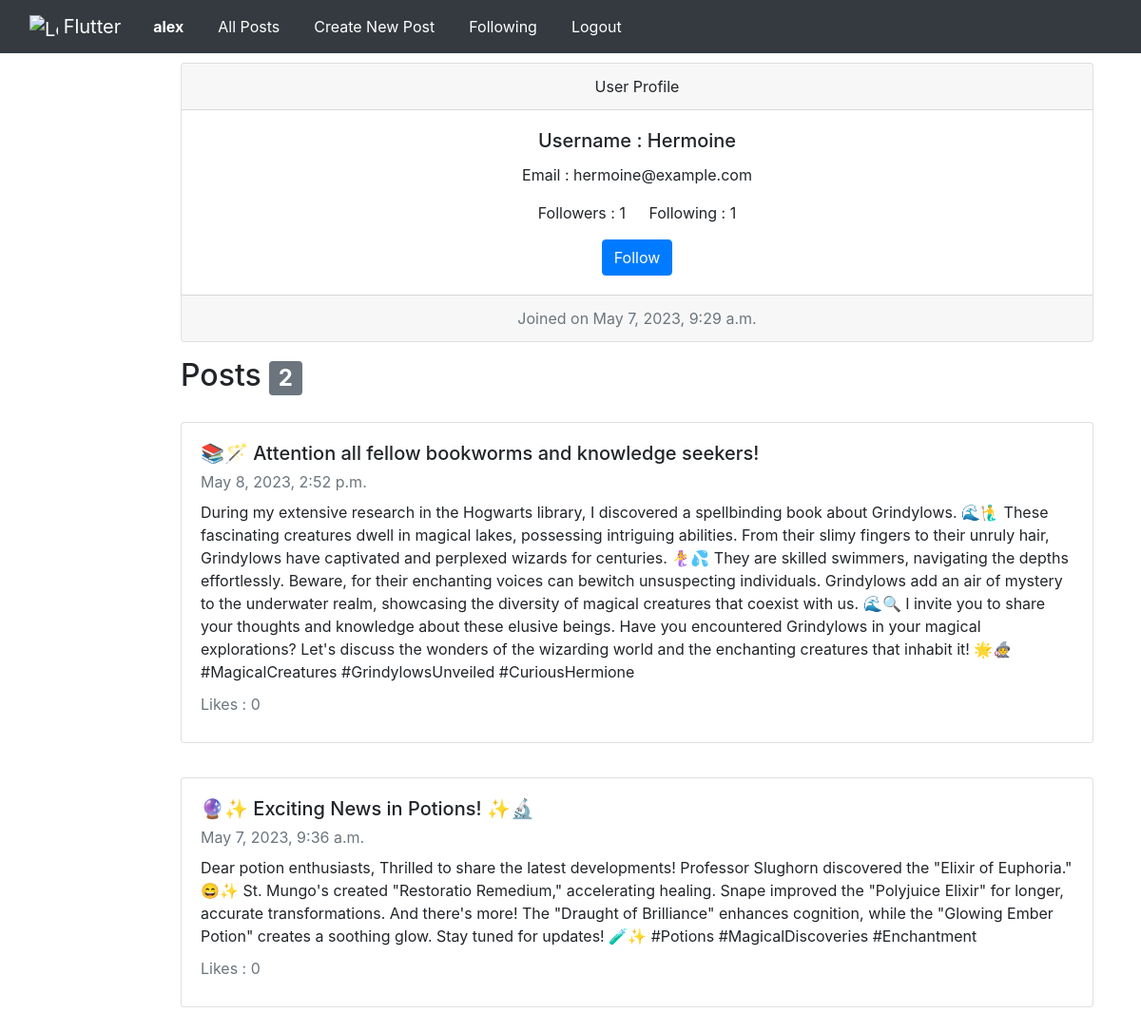
Screenshot of /profile/Hermoine (signed in) with the database file from the repository.
### network/models.py (models this page shows, shortened)
class User(AbstractUser):
    followers = models.ManyToManyField('self', related_name='following', symmetrical=False, blank=True)

class Post(models.Model):
    user= models.ForeignKey(User, on_delete=models.CASCADE)
    title = models.CharField(max_length=64)
    description = models.TextField(max_length=2000)
    timestamp = models.DateTimeField(auto_now_add=True)
    likes = models.IntegerField(default=0)

### network/views.py (the view)
# urls.py: path("profile/<str:username>", views.profile, name= "profile")
def profile(request, username):
    user = User.objects.get(username= username)
    post = Post.objects.filter(user = User.objects.get(username = username))
    posts = post.order_by("-timestamp").all()
    no = len(posts)
    return render(request, "network/profile.html", {"user_obj": user, "posts": posts, "no": no})

### network/templates/network/profile.html (shortened to what this page needs)
{%extends 'network/layout.html'%}
{%load static%}
{%block body%}
<div class="cards">
<div class="card text-center" style="width: 60rem;">
    <div class="card-header">
      User Profile
    </div>
    <div class="card-body">
      <h5 class="card-title">Username : {{user_obj.username}}</h5>
      <p class="card-text">Email : {{user_obj.email}}</p>
      <p class="card-text">Followers : {{user_obj.followers.count}} Following : {{user_obj.following.count}}</p>
      {% if user_obj.username != user.username%}
      <a href="#" class="btn btn-primary">Follow</a>
      {%endif%}
    </div>
    <div class="card-footer text-muted">
     Joined on  {{user_obj.date_joined}}
    </div>
</div>
<h2>Posts <span class="badge bg-secondary" style="color: white;">{{no}}</span></h2>
</div>
{% for i in posts%}
<div class="cards">
    <div class="card" style="width: 60rem;">
        <div class="card-body">
          <h5 class="card-title">{{i.title}}</h5>
          <p class="card-subtitle mb-2 text-muted">{{i.timestamp}}</p>
          <p class="card-text">{{i.description}}</p>
          <p class="card-subtitle mb-2 text-muted">Likes : {{i.likes}}</p>
        </div>
      </div>
</div>
{% endfor %}
{%endblock%}

### network/templates/network/layout.html (shortened to what this page needs)
{% load static %}
<!DOCTYPE html>
<html lang="en">
    <head>
        <link rel="stylesheet" href="https://stackpath.bootstrapcdn.com/bootstrap/4.4.1/css/bootstrap.min.css">
        <link href="{% static 'network/styles.css' %}" rel="stylesheet">
    </head>
    <body style="background-image: url(https://mcdn.wallpapersafari.com/medium/27/32/jt4AoG.jpg);">
        <nav class="navbar navbar-expand-lg bg-dark">
            <div class="container-fluid">
                <a class="navbar-brand" href="{% url 'index'%}">
                    <img src="https://getbootstrap.com/docs/5.3/assets/brand/bootstrap-logo-shadow.png" alt="Logo" width="30" height="24" class="d-inline-block align-text-top">
                    Flutter
                  </a>
              <div class="collapse navbar-collapse" id="navbarNav">
                <ul class="navbar-nav">
                  {%if user.is_authenticated%}
                  <li class="nav-item">
                    <a class="nav-link active" aria-current="page" href="{%url 'profile' user.username %}"><strong>{{ user.username }}</strong></a>
                  </li>
                  {%endif%}
                  <li class="nav-item">
                    <a class="nav-link" href="{%url 'index'%}">All Posts</a>
                  </li>
                  {%if user.is_authenticated%}
                  <li class="nav-item">
                    <a class="nav-link" href="{% url 'new_post'%}">Create New Post</a>
                  </li>
                  <li class="nav-item">
                    <a class="nav-link" href="">Following</a>
                  </li>
                  <li class="nav-item">
                    <a class="nav-link" href="{% url 'logout' %}">Logout</a>
                  </li>
                  {%endif%}
                </ul>
              </div>
            </div>
          </nav>
        <div class="body">
            {% block body %}
            {% endblock %}
        </div>
    </body>
</html>

### network/static/network/styles.css (style rules this page uses)
a { color: white; text-decoration: none; }
.cards { margin: auto; width: 70%; padding: 10px; }
.navbar ul li { padding: 0px 10px; }

### rows the page displays
User: username "alex"
User: username "Hermoine", email "hermoine@example.com", followers.count "1", following.count "1", date_joined "May 7, 2023, 9:29 a.m."
Post: title "📚🪄 Attention all fellow bookworms and knowledge seekers!", timestamp "May 8, 2023, 2:52 p.m.", description "During my extensive research in the Hogwarts library, I discovered a spellbinding book about Grindylows. 🌊🧜‍♂️ These fascinating creatures dwell in magical lakes, possessing intriguing abilities. From their slimy fingers to their unruly hair, Grindylows have captivated and perplexed wizards for centuries. 🧜‍♀️💦 They are skilled swimmers, navigating the depths effortlessly. Beware, for their enchanting voices can bewitch unsuspecting individuals. Grindylows add an air of mystery to the underwater realm, showcasing the diversity of magical creatures that coexist with us. 🌊🔍 I invite you to share your thoughts and knowledge about these elusive beings. Have you encountered Grindylows in your…", likes "0"
Post: title "🔮✨ Exciting News in Potions! ✨🔬", timestamp "May 7, 2023, 9:36 a.m.", description "Dear potion enthusiasts, Thrilled to share the latest developments! Professor Slughorn discovered the \"Elixir of Euphoria.\" 😄✨ St. Mungo's created \"Restoratio Remedium,\" accelerating healing. Snape improved the \"Polyjuice Elixir\" for longer, accurate transformations. And there's more! The \"Draught of Brilliance\" enhances cognition, while the \"Glowing Ember Potion\" creates a soothing glow. Stay tuned for updates! 🧪✨ #Potions #MagicalDiscoveries #Enchantment", likes "0"

### other values shown
{{ no }} "2"
